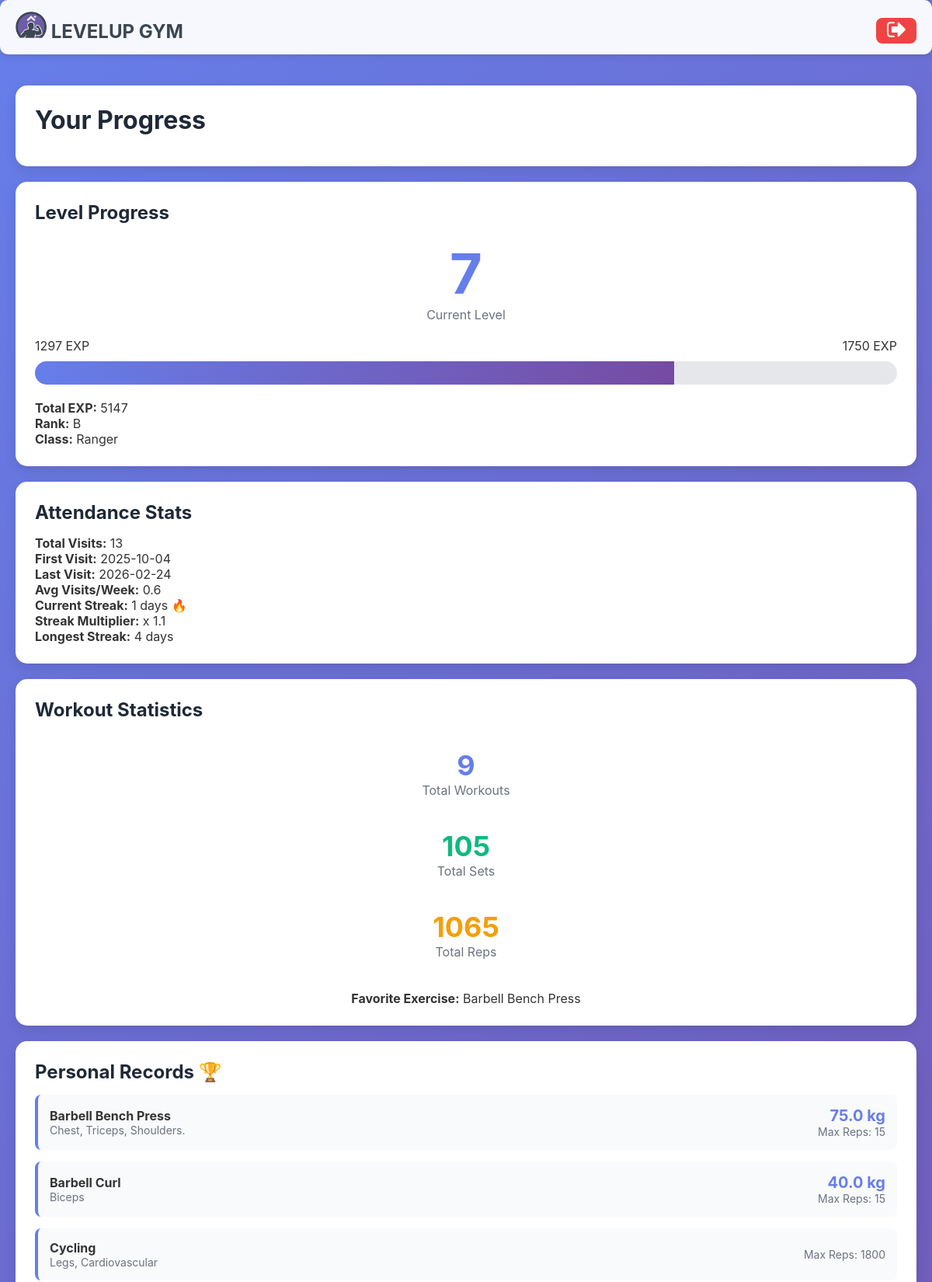
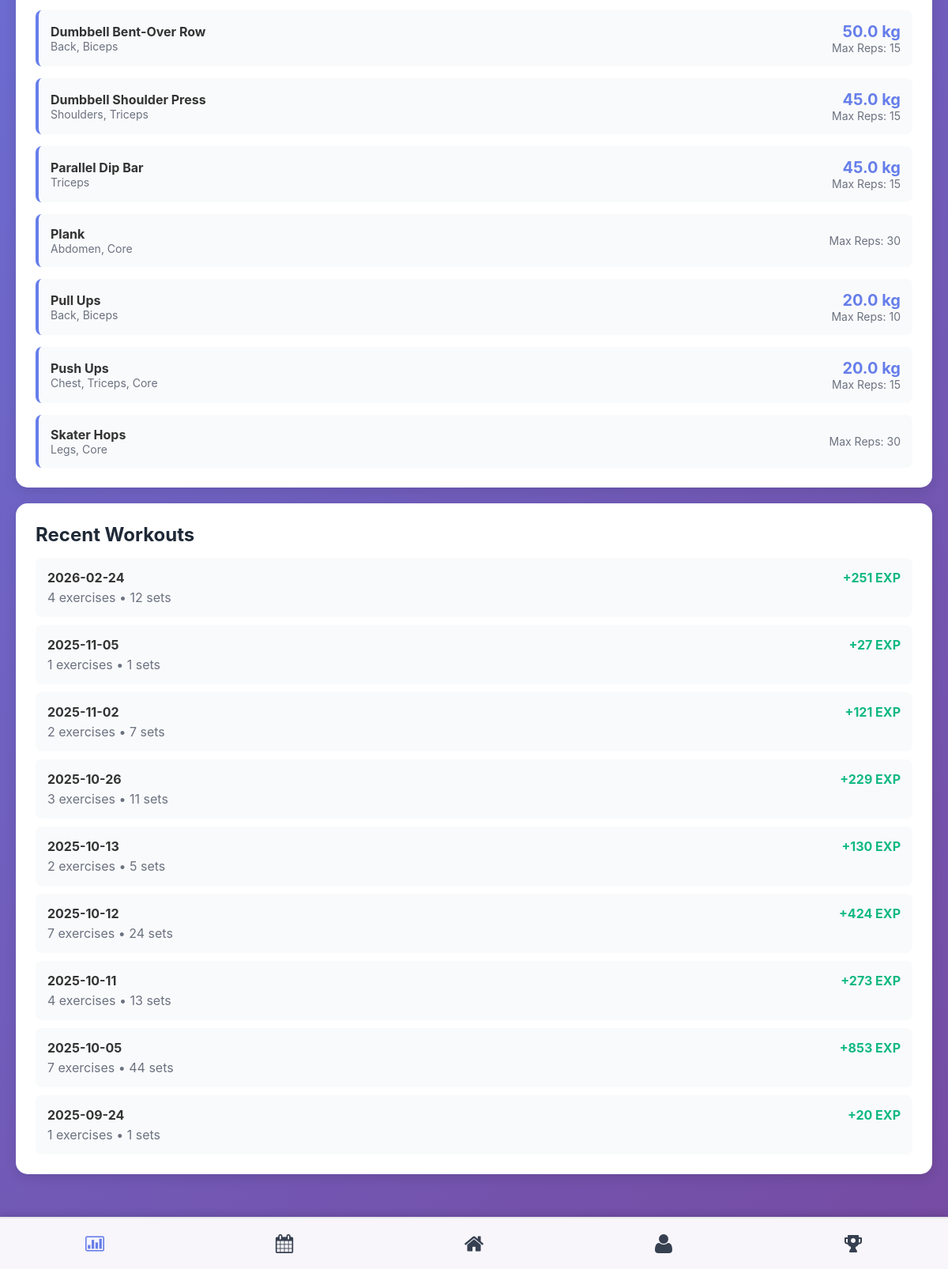
Screenshot of /progress (signed in) with the database file from the repository (2 pictures, top to bottom).
### tables this page shows
CREATE TABLE client_gamification (
                gamification_id INTEGER PRIMARY KEY AUTOINCREMENT,
                client_id INTEGER UNIQUE NOT NULL,
                current_level INTEGER DEFAULT 1,
                current_exp INTEGER DEFAULT 0,
                total_exp INTEGER DEFAULT 0,
                rank TEXT DEFAULT 'E',
                client_class TEXT,
                class_unlocked_at_level INTEGER, current_streak INTEGER DEFAULT 0, longest_streak INTEGER DEFAULT 0, total_reps INTEGER DEFAULT 0, workouts_completed INTEGER DEFAULT 0,
                FOREIGN KEY (client_id) REFERENCES clients(client_id) ON DELETE CASCADE
            );

CREATE TABLE client_streaks (
                streak_id INTEGER PRIMARY KEY AUTOINCREMENT,
                client_id INTEGER UNIQUE NOT NULL,
                current_streak INTEGER DEFAULT 0,
                longest_streak INTEGER DEFAULT 0,
                last_attendance_date DATE,
                streak_multiplier REAL DEFAULT 1.0,
                FOREIGN KEY (client_id) REFERENCES clients(client_id) ON DELETE CASCADE
            );

CREATE TABLE exercises (
                exercise_id INTEGER PRIMARY KEY AUTOINCREMENT,
                name TEXT UNIQUE NOT NULL,
                description TEXT,
                exercise_type TEXT,
                target_muscle TEXT,
                difficulty_level TEXT,
                base_exp INTEGER DEFAULT 10,
                image_path TEXT,
                created_date DATETIME DEFAULT CURRENT_TIMESTAMP
            , `secondary_muscle` TEXT);

CREATE TABLE workout_logs (
                log_id INTEGER PRIMARY KEY AUTOINCREMENT,
                client_id INTEGER NOT NULL,
                exercise_id INTEGER NOT NULL,
                workout_date DATE NOT NULL,
                set_number INTEGER NOT NULL,
                reps_completed INTEGER,
                weight_used REAL,
                exp_earned INTEGER DEFAULT 0,
                "measurement" TEXT,
                timestamp DATETIME DEFAULT CURRENT_TIMESTAMP,
                FOREIGN KEY (client_id) REFERENCES clients(client_id) ON DELETE CASCADE,
                FOREIGN KEY (exercise_id) REFERENCES exercises(exercise_id) ON DELETE CASCADE
            );

### main.py (the view)
@app.route('/progress')
@login_required
def progress():
    client_id = session['client_id']
    client = Client.get_by_id(client_id)
    progress_data = gamification.get_client_progress(client_id)
    workout_history = workout_logger.get_workout_history(client_id, limit=10)
    attendance_stats = attendance_ctrl.get_attendance_stats(client_id)
    workout_stats = workout_logger.get_workout_stats(client_id)
    personal_records = workout_logger.get_personal_records(client_id)
    return render_template('progress.html',
                         client=client,
                         progress=progress_data,
                         workout_history=workout_history,
                         attendance_stats=attendance_stats,
                         workout_stats=workout_stats,
                         personal_records=personal_records)

### controllers/gamification_controller.py (called while the page is built)
    def _get_gamification_data(self, client_id):
        query = 'SELECT * FROM client_gamification WHERE client_id=?'
        result = self.db.execute_query(query, (client_id,))
        return dict(result[0]) if result else None

    def _get_streak_data(self, client_id):
        query = 'SELECT * FROM client_streaks WHERE client_id=?'
        result = self.db.execute_query(query, (client_id,))
        return dict(result[0]) if result else None

### controllers/workout_logger.py (called while the page is built)
    def get_workout_history(self, client_id, limit=10):
        query = '''
            SELECT workout_date, COUNT(DISTINCT exercise_id) as exercises_count,
                   COUNT(*) as total_sets, SUM(exp_earned) as total_exp
            FROM workout_logs
            WHERE client_id=?
            GROUP BY workout_date
            ORDER BY workout_date DESC
            LIMIT ?
        '''
        results = self.db.execute_query(query, (client_id, limit))
        history = []
        for row in results:
            history.append({
                'date': row['workout_date'],
                'exercises_count': row['exercises_count'],
                'total_sets': row['total_sets'],
                'total_exp': row['total_exp']
            })
        return history

### database/db_manager.py (called while the page is built)
    def connect(self):
        self.conn = sqlite3.connect(self.db_name)
        self.conn.row_factory = sqlite3.Row  # Access columns by name
        self.cursor = self.conn.cursor()

    def disconnect(self):
        if self.conn:
            self.conn.close()

    def execute_query(self, query, params=None):
        self.connect()
        if params:
            self.cursor.execute(query, params)
        else:
            self.cursor.execute(query)
        results = self.cursor.fetchall()
        self.disconnect()
        return results

### main.py (called while the page is built)
def login_required(f):
    @wraps(f)
    def decorated_function(*args, **kwargs):
        if 'client_id' not in session:
            return redirect(url_for('login'))
        return f(*args, **kwargs)
    return decorated_function

### templates/progress.html (shortened to what this page needs)
{% extends "base.html" %}
{% block content %}
<div class="card">
    <h1>Your Progress</h1>
</div>
<div class="grid grid-2">
    <div class="card">
        <h2>Level Progress</h2>
        <div style="text-align: center; margin: 20px 0;">
            <div style="font-size: 72px; font-weight: bold; color: #667eea;">{{ progress.level }}</div>
            <div style="color: #6b7280;">Current Level</div>
        </div>
        <div style="margin: 20px 0;">
            <div style="display: flex; justify-content: space-between; margin-bottom: 10px;">
                <span>{{ progress.current_exp }} EXP</span>
                <span>{{ progress.next_level_exp }} EXP</span>
            </div>
            <div style="background: #e5e7eb; height: 30px; border-radius: 15px; overflow: hidden;">
                <div style="background: linear-gradient(90deg, #667eea 0%, #764ba2 100%); height: 100%; width: {{ progress.progress_percentage }}%;"></div>
            </div>
        </div>
        <p><strong>Total EXP:</strong> {{ progress.total_exp }}</p>
        <p><strong>Rank:</strong> {{ progress.rank }}</p>
        {% if progress.class %}
        <p><strong>Class:</strong> {{ progress.class }}</p>
        {% endif %}
    </div>
    <div class="card">
        <h2>Attendance Stats</h2>
        {% if attendance_stats %}
        <p><strong>Total Visits:</strong> {{ attendance_stats.total_visits }}</p>
        <p><strong>First Visit:</strong> {{ attendance_stats.first_visit }}</p>
        <p><strong>Last Visit:</strong> {{ attendance_stats.last_visit }}</p>
        <p><strong>Avg Visits/Week:</strong> {{ attendance_stats.avg_visits_per_week }}</p>
        <p><strong>Current Streak:</strong> {{ progress.streak }} days 🔥</p>
        <p><strong>Streak Multiplier:</strong> x {{ progress.streak_multiplier }}</p>
        <p><strong>Longest Streak:</strong> {{ progress.longest_streak }} days</p>
        {% else %}
        <p>No attendance data yet. Start your journey today!</p>
        {% endif %}
    </div>
</div>
<div class="card">
    <h2>Workout Statistics</h2>
    {% if workout_stats %}
    <div class="grid grid-3">
        <div style="text-align: center; padding: 20px;">
            <div style="font-size: 36px; font-weight: bold; color: #667eea;">{{ workout_stats.total_workouts }}</div>
            <div style="color: #6b7280;">Total Workouts</div>
        </div>
        <div style="text-align: center; padding: 20px;">
            <div style="font-size: 36px; font-weight: bold; color: #10b981;">{{ workout_stats.total_sets }}</div>
            <div style="color: #6b7280;">Total Sets</div>
        </div>
        <div style="text-align: center; padding: 20px;">
            <div style="font-size: 36px; font-weight: bold; color: #f59e0b;">{{ workout_stats.total_reps }}</div>
            <div style="color: #6b7280;">Total Reps</div>
        </div>
    </div>
    {% if workout_stats.favorite_exercise %}
    <p style="text-align: center; margin-top: 20px;"><strong>Favorite Exercise:</strong> {{ workout_stats.favorite_exercise }}</p>
    {% endif %}
    {% else %}
    <p>Start working out to see your stats!</p>
    {% endif %}
</div>
{% if personal_records %}
<div class="card">
    <h2>Personal Records 🏆</h2>
    <div style="display: grid; gap: 15px;">
        {% for record in personal_records %}
        <div style="padding: 15px; background: #f9fafb; border-radius: 8px; border-left: 4px solid #667eea;">
            <div style="display: flex; justify-content: space-between; align-items: center;">
                <div>
                    <strong>{{ record.exercise }}</strong>
                    <div style="color: #6b7280; font-size: 14px;">{{ record.target_muscle }}</div>
                </div>
                <div style="text-align: right;">
                    {% if record.max_weight %}
                    <div style="font-size: 20px; font-weight: bold; color: #667eea;">{{ record.max_weight }} kg</div>
                    {% endif %}
                    <div style="color: #6b7280; font-size: 14px;">Max Reps: {{ record.max_reps }}</div>
                </div>
            </div>
        </div>
        {% endfor %}
    </div>
</div>
{% endif %}
<div class="card">
    <h2>Recent Workouts</h2>
    {% if workout_history %}
    <div style="display: grid; gap: 10px;">
        {% for workout in workout_history %}
        <div style="padding: 15px; background: #f9fafb; border-radius: 8px;">
            <div style="display: flex; justify-content: space-between;">
                <strong>{{ workout.date }}</strong>
                <span style="color: #10b981; font-weight: bold;">+{{ workout.total_exp }} EXP</span>
            </div>
            <div style="color: #6b7280; margin-top: 5px;">
                {{ workout.exercises_count }} exercises • {{ workout.total_sets }} sets
            </div>
        </div>
        {% endfor %}
    </div>
    {% else %}
    <p>No workout history yet. Complete your first workout!</p>
    {% endif %}
</div>
{% endblock %}

### templates/base.html (style rules this page uses)
* { margin: 0; padding: 0; box-sizing: border-box; }
body { font-family: -apple-system, BlinkMacSystemFont, 'Segoe UI', Roboto, Oxygen, Ubuntu, Cantarell, sans-serif; background: linear-gradient(135deg, #667eea 0%, #764ba2 100%); min-height: 100vh; color: #333; padding-bottom: 80px; }
.card { background: white; border-radius: 15px; padding: 25px; margin-bottom: 20px; box-shadow: 0 5px 15px rgba(0,0,0,0.1); }
h1, h2, h3 { color: #1f2937; margin-bottom: 15px; }

### rows the page displays
client_gamification: current_exp "1297", total_exp "5147", class "Ranger"
client_streaks: streak_multiplier "1.1"
exercises: favorite_exercise "Barbell Bench Press", exercise "Barbell Bench Press", target_muscle "Chest, Triceps, Shoulders.", max_weight "75.0", max_reps "15"
exercises: exercise "Barbell Curl", target_muscle "Biceps", max_weight "40.0", max_reps "15"
exercises: exercise "Cycling", target_muscle "Legs, Cardiovascular", max_reps "1800"
exercises: exercise "Dumbbell Bent-Over Row", target_muscle "Back, Biceps", max_weight "50.0", max_reps "15"
exercises: exercise "Dumbbell Shoulder Press", target_muscle "Shoulders, Triceps", max_weight "45.0", max_reps "15"
exercises: exercise "Parallel Dip Bar", target_muscle "Triceps", max_weight "45.0", max_reps "15"
exercises: exercise "Plank", target_muscle "Abdomen, Core", max_reps "30"
exercises: exercise "Pull Ups", target_muscle "Back, Biceps", max_weight "20.0", max_reps "10"
exercises: exercise "Push Ups", target_muscle "Chest, Triceps, Core", max_weight "20.0", max_reps "15"
exercises: exercise "Skater Hops", target_muscle "Legs, Core", max_reps "30"
workout_logs: date "2025-11-05", total_exp "27", exercises_count "1", total_sets "1"
workout_logs: date "2025-09-24", total_exp "20", exercises_count "1", total_sets "1"

### other values shown
{{ progress.level }} "7"
{{ progress.next_level_exp }} "1750"
{{ progress.rank }} "B"
{{ attendance_stats.total_visits }} "13"
{{ attendance_stats.first_visit }} "2025-10-04"
{{ attendance_stats.last_visit }} "2026-02-24"
{{ attendance_stats.avg_visits_per_week }} "0.6"
{{ progress.streak }} "1"
{{ progress.longest_streak }} "4"
{{ workout_stats.total_workouts }} "9"
{{ workout_stats.total_sets }} "105"
{{ workout_stats.total_reps }} "1065"
{{ workout.date }} "2026-02-24" "2025-11-02" "2025-10-26" "2025-10-13" "2025-10-12" "2025-10-11" "2025-10-05"
{{ workout.total_exp }} "251" "121" "229" "130" "424" "273" "853"
{{ workout.exercises_count }} "4" "2" "3" "2" "7" "4" "7"
